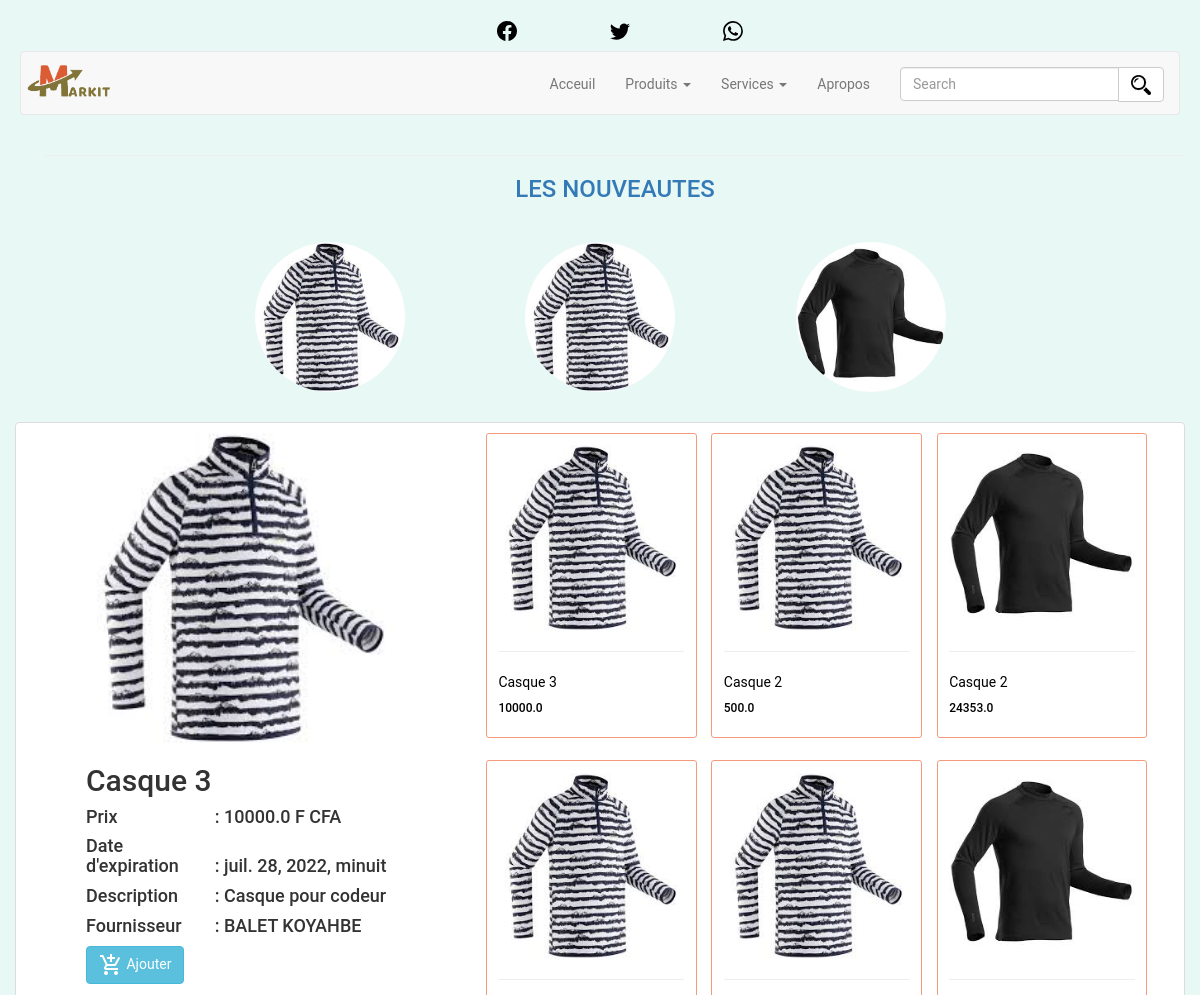
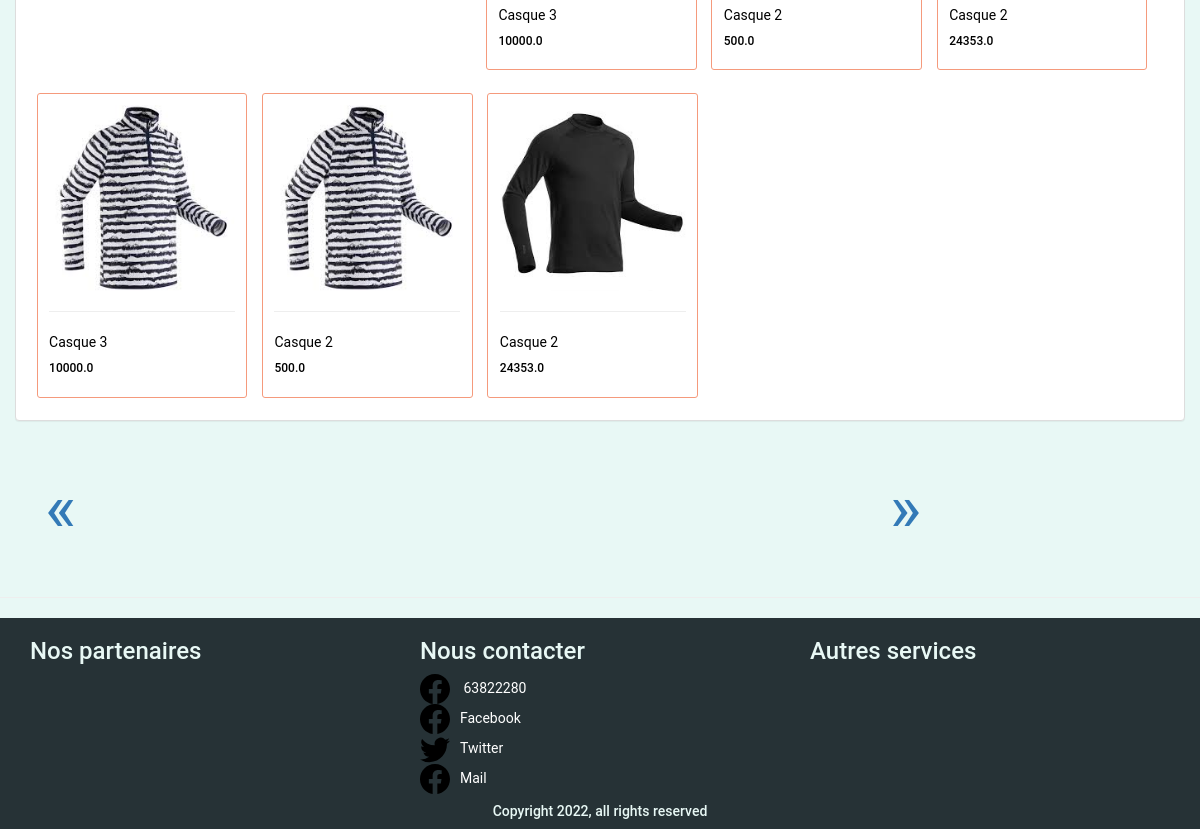
The page /accueil/produit/?id=1 on the database its author committed (2 pictures, top to bottom).
### accueil/models.py (models this page shows, shortened)
class Produit(models.Model):
    intitule    = models.CharField(max_length=100)
    prix        = models.FloatField(max_length=11, default=0.00)
    quantite    = models.IntegerField(default=1)
    image       = models.ImageField(upload_to='mk_produits/')
    description = models.CharField(max_length=255)
    mu          = models.CharField(max_length=100, verbose_name="Mode d'Utilisation")
    dp          = models.DateTimeField(auto_now_add=False, verbose_name="Date d'expiration")
    marque      = models.CharField(max_length=50)
    fabriquant  = models.CharField(max_length=100)
    made_in     = models.CharField(max_length=50)
    pp          = models.CharField(max_length=2, verbose_name="Priorité de présentation")
    vue         = models.IntegerField(default=0)
    fournisseur = models.ForeignKey(Fournisseur,on_delete=models.CASCADE)
    categorie_produit = models.ForeignKey(CategorieProduit,on_delete=models.CASCADE)

class Fournisseur(models.Model):
    MRC_CHOICE = (
        ('SMS', 'Message'),
        ('CALL', 'Appel'),
        ('MAIL', 'E-Mail')
    )
    nom = models.CharField(max_length=100)
    nif = models.IntegerField(verbose_name="Numero d'Identification Fiscal")
    adresse = models.CharField(max_length=150)
    mrc = models.CharField(max_length=30, verbose_name="Mode de reception commande", choices=MRC_CHOICE)
    mail = models.CharField(max_length=100)
    logo = models.ImageField(upload_to='mk_fournisseur/')
    passe = models.CharField(max_length=100)
    login = models.CharField(max_length=100)
    numero_tel = models.CharField(max_length=100)
    def __str__(self):
        return self.nom

### accueil/views.py (the view)
# urls.py: path('accueil/produit/',views.mk_produit_info),
def mk_produit_info(request):
    global PRODUIT, NEW_PRODUIT, SERVICE, PARTENAIRE
    mk_news_products  = []
    try:
        id                = request.GET.get('id')
        produit           = Produit.objects.get(id=id)
    except Produit.DoesNotExist:
        print("Produit does not exist")
    for p in PRODUIT:
        if p.categorie_produit.categorie == produit.categorie_produit.categorie :
            mk_news_products.append(p)
    mk_partenaires    = PARTENAIRE
    mk_services       = SERVICE
    mk_produits       = PRODUIT
    return render(request,'produit_info.html',locals())

### accueil/templates/produit_info.html (shortened to what this page needs)
{% extends "index.html" %}
{% load static %}
{% block news %}
<div class="container text text-center text-primary">
    <hr class="bg-white border">
    <h3>LES NOUVEAUTES</h3>
</div>
<div class="row carousel" id="news">
    {% for product in mk_news_products %}
    <a href="#">
        <img src="{{product.image.url}}" class=""></img>
    </a>
    {% endfor %}
</div>
{% endblock %}
{% block products %}
<div class="container row panel panel-default">
    <div class="col-lg-4 col-md-4 col-sm-8 col-xs-12" style="margin-right: 4rem; margin-left: 3rem;">
        <div class="card border" style="background-color: white; padding: 1rem;display: inline-block;">
            <img class="card-img-top" width="100%" src="{{produit.image.url}}" />
            <div class="card-content">
                <h2 class="card-title">{{produit.intitule}}</h2>
                <div class="card-body fs-2">
                    <h4> <span style="width:40%; display: inline-block;">Prix</span> : {{produit.prix}} F CFA</h5>
                        <h4> <span style="width:40%; display: inline-block;">Date d'expiration</span> : {{produit.dp}}
                            <h4> <span style="width:40%; display: inline-block;">Description</span> :
                                {{produit.description}}</h5>
                                <h4> <span style="width:40%; display: inline-block;">Fournisseur</span> :
                                    {{produit.fournisseur}}</h5>
                                    <a class="btn btn-info fw-bold card-link" href="/client/ajouter-au-panier?id={{produit.id}}"><img src="{% static 'img/cart-plus.png'%}"
                                            alt="panier" > Ajouter
                                    </a>
                </div>
            </div>
        </div>
    </div>
    <div class="col" style="margin-top:1rem;">
        {% for produit in mk_produits %}
        <a class="card product-item" href="/accueil/produit/?id={{produit.id}}">
            <img class="card-img-top" src="{{produit.image.url}}" width="100%" height="100%" alt="Card image cap">
            <div class="card-body">
                <hr class="my-6">
                <span class="card-title fw-bold">{{produit.intitule}}</span>
                <h6>{{produit.prix}}</h6>
            </div>
        </a>
        {% endfor %}
        {% for produit in mk_produits %}
        <a class="card product-item" href="/accueil/produit/?id={{produit.id}}">
            <img class="card-img-top" src="{{produit.image.url}}" width="100%" height="100%" alt="Card image cap">
            <div class="card-body">
                <hr class="my-6">
                <span class="card-title fw-bold">{{produit.intitule}}</span>
                <h6>{{produit.prix}}</h6>
            </div>
        </a>
        {% endfor %}
        {% for produit in mk_produits %}
        <a class="card product-item" href="/accueil/produit/?id={{produit.id}}">
            <img class="card-img-top" src="{{produit.image.url}}" width="100%" height="100%" alt="Card image cap">
            <div class="card-body">
                <hr class="my-6">
                <span class="card-title fw-bold">{{produit.intitule}}</span>
                <h6>{{produit.prix}}</h6>
            </div>
        </a>
        {% endfor %}
    </div>
</div>
<ul class="pagination row">
    <a href="#" class="pagina pag">&laquo;</a>
    <a href="#" class="pag">&raquo;</a>
</ul>
</div>
<hr class="my-4">
{% endblock %}

### accueil/static/css/mk_css.css (style rules this page uses)
#news { display: flex; margin: auto; width: 80%; height: 25%; overflow-x: auto; margin-top: 2rem; margin-bottom: 2rem; justify-content: space-between; }
#news img { width: 150px; height: 150px; border-radius: 50%; margin: 1rem; }
body { background-color:#E8F8F5; overflow-x: hidden; }
body { font-family: Roboto, Helvetica, 'Open Sans', -apple-system, BlinkMacSystemFont, 'Segoe UI', Oxygen, Ubuntu, Cantarell, 'Helvetica Neue', sans-serif !important; }
.product-item { display: inline-block; border: 1px solid #f59a7c; border-radius: 3px; margin-left: 0.5%; margin-right: 0.5%; margin-bottom: 2%; padding: 1%; width: 18.5%;text-decoration: none; color: black; }
.pag { font-size: 50pt; }
.pagina { margin-right: 810px; margin-left: 15px; }

### rows shown on the page
Produit: image (picture), intitule "Casque 3", prix "10000.0", dp "juil. 28, 2022, minuit", description "Casque pour codeur", fournisseur "BALET KOYAHBE"
Produit: image (picture), intitule "Casque 2", prix "500.0"
Produit: image (picture), intitule "Casque 2", prix "24353.0"
